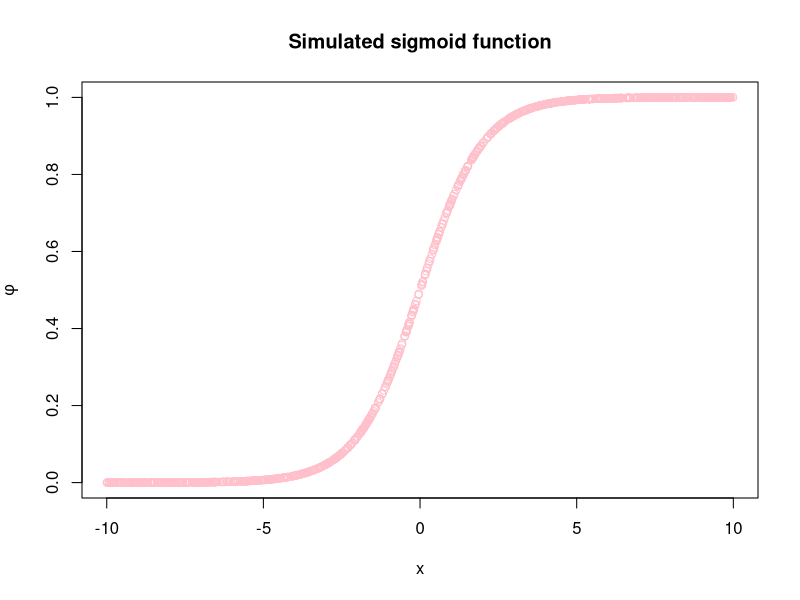

The R source for this figure:
####Sigmoid simulation

set.seed(123)

#simulate 1000 random values between -10 and 10
x = runif(1000,-10,10)

#program sigmoid function by definition
sigmoid = function(x){
  1/(1+exp(-x))
}

#Plot sigmoid function
plot(x,sigmoid(x), col="pink", lwd=1, main= "Simulated sigmoid function", xlab= "x", ylab=expression(phi))

